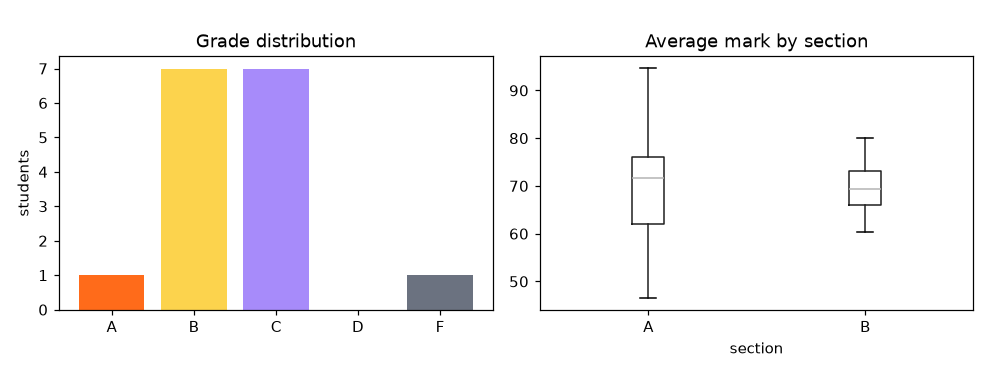

Generate this figure with Python:
"""
Session 11 · Mini project: an automated class performance report
----------------------------------------------------------------
Inputs (three tables, as a department would really have them):
  students   - roll, name, section
  marks      - long format: one row per (roll, subject, assessment, score)
  attendance - roll, classes_attended (out of 40)
The report:
  1. reshapes marks from long to wide with pivot_table,
  2. computes weighted totals (quiz 20 %, midterm 30 %, final 50 %),
  3. merges attendance, assigns grades with pd.cut, flags students at risk,
  4. summarises by section and subject, and exports report.csv,
  5. draws grade-distribution and section-comparison charts.
Run:  python session-11_project_student_report.py
"""
import numpy as np
import pandas as pd

pd.set_option("display.width", 120)
rng = np.random.default_rng(2026)
names = ["Ayesha", "Omar", "Hira", "Bilal", "Zainab", "Danish", "Mehwish", "Usman", "Sara", "Hamza",
         "Iqra", "Fahad", "Noor", "Saad", "Anum", "Taha"]
students = pd.DataFrame({"roll": [f"AI-{i:02d}" for i in range(1, 17)], "name": names,
                         "section": ["A"] * 8 + ["B"] * 8})
subjects, weights = ["Python", "Statistics", "Databases"], {"quiz": 0.2, "midterm": 0.3, "final": 0.5}
ability = dict(zip(students["roll"], rng.normal(70, 12, len(students))))
rows = [(r, s, a, float(np.clip(ability[r] + rng.normal(0, 8), 20, 100)))
        for r in students["roll"] for s in subjects for a in weights]
marks = pd.DataFrame(rows, columns=["roll", "subject", "assessment", "score"]).round(0)
# attendance loosely follows ability (students who attend tend to score better), plus noise
attended = [int(np.clip(round(14 + 0.28 * ability[r] + rng.normal(0, 3)), 20, 40)) for r in students["roll"]]
attendance = pd.DataFrame({"roll": students["roll"], "attended": attended})
print("marks table (long format):", marks.shape, "\n", marks.head(4).to_string(index=False))

# 1. long -> wide: one row per student and subject, assessments as columns
wide = marks.pivot_table(index=["roll", "subject"], columns="assessment", values="score").reset_index()
wide["total"] = sum(wide[a] * w for a, w in weights.items())

# 2. one row per student: subjects as columns + overall average
per_student = wide.pivot_table(index="roll", columns="subject", values="total").round(1)
per_student["average"] = per_student[subjects].mean(axis=1).round(1)

# 3. merge names, sections and attendance
report = (students.merge(per_student.reset_index(), on="roll")
                  .merge(attendance, on="roll"))
report["attendance_%"] = (report["attended"] / 40 * 100).round(0)
report["grade"] = pd.cut(report["average"], bins=[0, 50, 55, 70, 85, 100], labels=["F", "D", "C", "B", "A"], right=False)
report["at_risk"] = (report["average"] < 55) | (report["attendance_%"] < 75)
report = report.sort_values("average", ascending=False).reset_index(drop=True)
report.index += 1                                            # rank starting at 1
print("\nClass report (ranked):\n", report.drop(columns=["attended"]).to_string())

# 4. summaries
print("\nSection summary:\n", report.groupby("section").agg(students=("roll", "count"),
      mean_avg=("average", "mean"), best=("average", "max"), at_risk=("at_risk", "sum")).round(1))
print("\nSubject means by section:\n", report.groupby("section")[subjects].mean().round(1))
print("\nGrade distribution:", report["grade"].value_counts().reindex(list("ABCDF")).to_dict())
print("Students at risk:", report.loc[report["at_risk"], ["name", "average", "attendance_%"]].to_dict("records"))
corr = report["attendance_%"].corr(report["average"])
print(f"Correlation between attendance and average: r = {corr:.2f}")

report.to_csv("report.csv", index_label="rank")
print("\nExported report.csv")

# 5. charts
import matplotlib
matplotlib.use("Agg")
import matplotlib.pyplot as plt
fig, (a1, a2) = plt.subplots(1, 2, figsize=(9, 3.4))
counts = report["grade"].value_counts().reindex(list("ABCDF"), fill_value=0)
a1.bar(counts.index, counts.values, color=["#FF6B1A", "#FCD34D", "#A78BFA", "#F43F5E", "#6B7280"])
a1.set_title("Grade distribution"); a1.set_ylabel("students")
report.boxplot(column="average", by="section", ax=a2, grid=False)
a2.set_title("Average mark by section"); a2.set_xlabel("section"); fig.suptitle("")
fig.tight_layout(); fig.savefig("session-11_project_student_report.png", dpi=110)
print("Chart saved: session-11_project_student_report.png")
